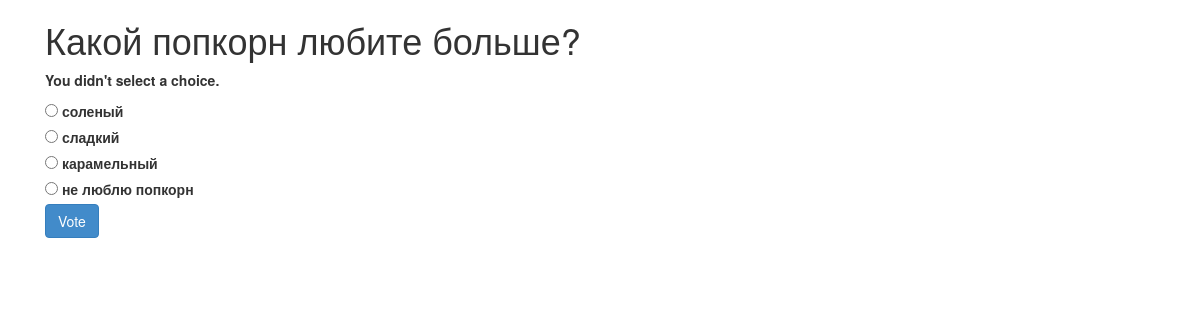
/polls/3/vote/, run on the app's committed database.
### poll/models.py (models this page shows, shortened)
class Question(models.Model):
    question_text = models.CharField(max_length=200)
    pub_date = models.DateTimeField('date published')
    def __unicode__(self):
        return self.question_text
    def was_published_recently(self):
        now = timezone.now()
        return now - datetime.timedelta(days=1) <= self.pub_date <= now
    was_published_recently.admin_order_field = 'pub_date'
    was_published_recently.boolean = True
    was_published_recently.short_description = 'Published recently?'

class Choice(models.Model):
    question = models.ForeignKey(Question)
    choice_text = models.CharField(max_length=200)
    votes = models.IntegerField(default=0)

### poll/views.py (the view)
# urls.py: url(r'^(?P<question_id>[0-9]+)/vote/$', views.vote, name='vote'),
def vote(request, question_id):
    p = get_object_or_404(Question, pk=question_id)
    try:
        selected_choice = p.choice_set.get(pk=request.POST['choice'])
    except (KeyError, Choice.DoesNotExist):
        return render(request, 'polls/detail.html', {
            'question': p,
            'error_message': "You didn't select a choice.",
        })
    else:
        selected_choice.votes += 1
        selected_choice.save()
        return HttpResponseRedirect(reverse('polls:results', args=(p.id,)))

### poll/templates/polls/detail.html (shortened to what this page needs)
<!DOCTYPE html>
<html lang="en">
<head>
    {% load staticfiles %}
    <link href="{% static 'polls/bootstrap/css/bootstrap.css' %}" rel="stylesheet">
</head>
<body>
<div class="container">
    <div class="container-fluid">
        <h1>{{ question.question_text }}</h1>
        {% if error_message %}<p><strong>{{ error_message }}</strong></p>{% endif %}
        <form action="{% url 'polls:vote' question.id %}" method="post">
        {% for choice in question.choice_set.all %}
            <input type="radio" name="choice" id="choice{{ forloop.counter }}" value="{{ choice.id }}" />
            <label for="choice{{ forloop.counter }}">{{ choice.choice_text }}</label><br />
        {% endfor %}
        <input type="submit" value="Vote" class="btn btn-primary"/>
        </form>
    </div>
</div>
</body>
</html>

### data on the page
Question: question_text "Какой попкорн любите больше?"
Choice: choice_text "соленый"
Choice: choice_text "сладкий"
Choice: choice_text "карамельный"
Choice: choice_text "не люблю попкорн"

### other printed values
{{ error_message }} "You didn't select a choice."
